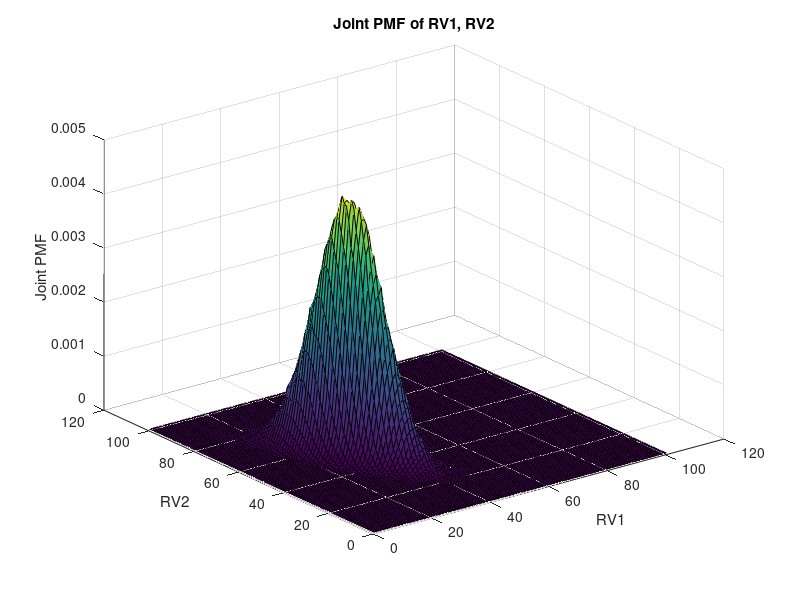
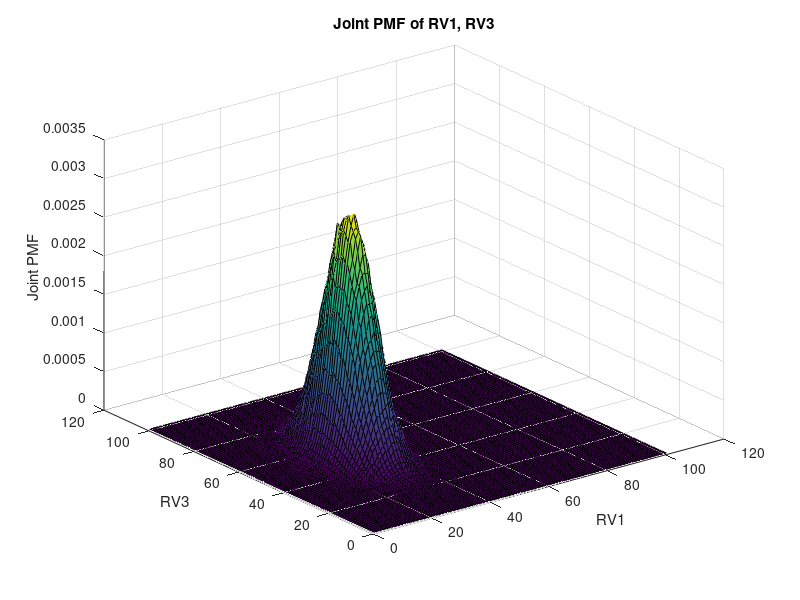

Reproduce these figures in MATLAB, in order.
%% Question 2 I

RV1 = load('RV1.mat'); % LOAD RV1-RV3 from file
RV1 = RV1.RV1;         % specify the variable in the MAT-file using dot notation,
                       % making it able to access each item like elements in an array 
RV2 = load('RV2.mat');
RV2 = RV2.RV2;
RV3 = load('RV3.mat');
RV3 = RV3.RV3;

JPMF1 = zeros(101, 101);    % Joint pmf of RV1, RV2. JPMF is set as a Matrix as an input for surf()
JPMF2 = zeros(101, 101);    % Joint pmf of RV1, RV3

for i = 1:1000000
  JPMF1(RV1(i)+1, RV2(i)+1) = JPMF1(RV1(i)+1, RV2(i)+1)+1; %for each element both in RV1 and RV2/RV3, increase total
  JPMF2(RV1(i)+1, RV3(i)+1) = JPMF2(RV1(i)+1, RV3(i)+1)+1;
end  
  
for i = 1:101
  for j = 1:101
    JPMF1(i, j) = JPMF1(i, j) / 1000000; % divide by number of elements to determine joint PMF
    JPMF2(i, j) = JPMF2(i, j) / 1000000;
  end
end  


figure 
surf(JPMF1)
title('Joint PMF of RV1, RV2')
xlabel('RV1')
ylabel('RV2')
zlabel('Joint PMF')

figure
surf(JPMF2)
title('Joint PMF of RV1, RV3')
xlabel('RV1')
ylabel('RV3')
zlabel('Joint PMF') 
  
%% Question 2 II  
  
%%Finding the correlation coefficient
  
fprintf('Correlation coefficient between RV1 and RV2:')
%%corr(RV1, RV2)
corrcoef(RV1,RV2)
fprintf('Correlation coefficient between RV1 and RV3:')
%%corr(RV1, RV3)
corrcoef(RV1,RV3)
